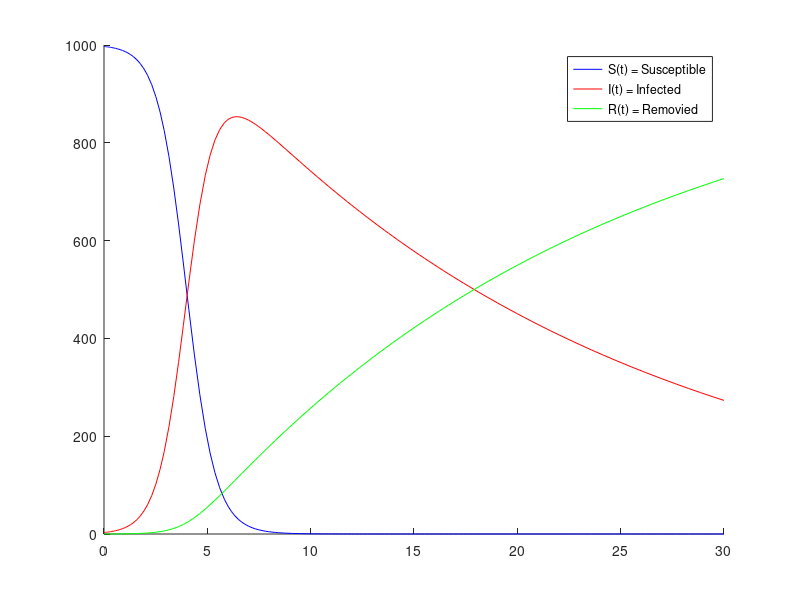

Recreate this plot in MATLAB.
            N = 1000;% Total population
            S = 997; %Susceptible
            I = 3; %Infected
            R = 0; %Removied
            T = 30; %Days
            
            % N = S + I + R // must be satisfied

            alpha = 0.5 %probability of infection expressed in percentage %.
            beta = 3 %Number of individuals that are in direct contact with a infected individual per day.
            gamma = 20 %Number of days needed for a person to recover or die.
            
            If=alpha*beta/N; %Infection rate
            Rr=1/gamma; %Recovery rate
            
            f = @(t,x) [-If*x(1)*x(2);If*x(1)*x(2)-Rr*x(2);Rr*x(2)] %Model SIR
            [t,xa]=ode45(f,[0 T], [S I R]); %Diferencial equation solution
            
            hold on
            plot(t,xa(:,1),'b') 
            plot(t,xa(:,2),'r')
            plot(t,xa(:,3),'g')
            legend({'S(t) = Susceptible','I(t) = Infected','R(t) = Removied'});
            hold off